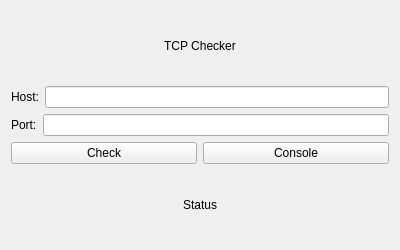
<?xml version="1.0" encoding="UTF-8"?>
<ui version="4.0">
 <class>MainWindow</class>
 <widget class="QWidget" name="MainWindow">
  <property name="geometry">
   <rect>
    <x>0</x>
    <y>0</y>
    <width>400</width>
    <height>250</height>
   </rect>
  </property>
  <property name="windowTitle">
   <string>TCP Checker</string>
  </property>
  <layout class="QVBoxLayout" name="verticalLayout">
   <item>
    <widget class="QLabel" name="label">
     <property name="text">
      <string>TCP Checker</string>
     </property>
     <property name="alignment">
      <set>Qt::AlignCenter</set>
     </property>
    </widget>
   </item>
   <item>
    <layout class="QHBoxLayout" name="hostLayout">
     <item>
      <widget class="QLabel" name="label_2">
       <property name="text">
        <string>Host:</string>
       </property>
      </widget>
     </item>
     <item>
      <widget class="QLineEdit" name="hostInput"/>
     </item>
    </layout>
   </item>
   <item>
    <layout class="QHBoxLayout" name="portLayout">
     <item>
      <widget class="QLabel" name="label_3">
       <property name="text">
        <string>Port:</string>
       </property>
      </widget>
     </item>
     <item>
      <widget class="QLineEdit" name="portInput"/>
     </item>
    </layout>
   </item>
   <item>
    <layout class="QHBoxLayout" name="buttonsLayout">
     <item>
      <widget class="QPushButton" name="checkButton">
       <property name="text">
        <string>Check</string>
       </property>
      </widget>
     </item>
     <item>
      <widget class="QPushButton" name="openConsoleButton">
       <property name="text">
        <string>Console</string>
       </property>
      </widget>
     </item>
    </layout>
   </item>
   <item>
    <widget class="QLabel" name="statusLabel">
     <property name="text">
      <string>Status</string>
     </property>
     <property name="alignment">
      <set>Qt::AlignCenter</set>
     </property>
    </widget>
   </item>
  </layout>
 </widget>
 <resources/>
 <connections/>
</ui>
